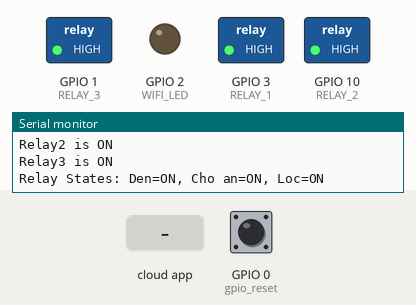
The sketch below on a simulated ESP32-S3. Parts: switched loads named in the sketch (green lamp = pin HIGH), output pins drawn as LEDs (lit = HIGH), the last lines printed to the serial monitor. The test bench sets the inputs (shaded band); at power-on: GPIO 0 (gpio_reset) HIGH. WiFi joins after 1.5 s; servers stay silent unless stated; EEPROM starts erased.

Above: at 1.2 s.
1.3 s: the phone or cloud app sets Den to 0
At 1.8 s:
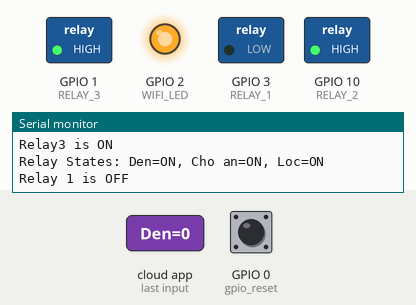
3.0 s: the phone or cloud app sets Cho.an to 0
At 4.0 s:
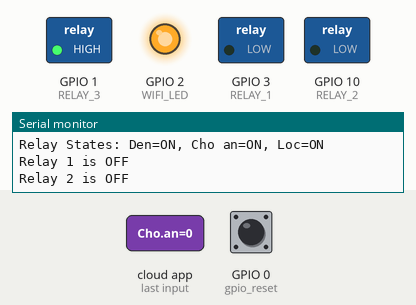
4.5 s: the phone or cloud app sets Loc to 0
At 5.1 s:
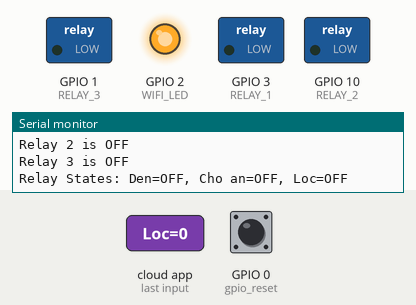
6.0 s: the phone or cloud app sets Den to 1
At 6.3 s:
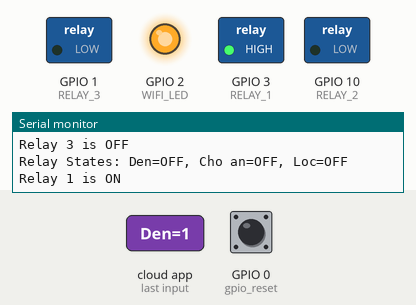
7.5 s: the phone or cloud app sets Cho.an to 1
At 8.7 s:
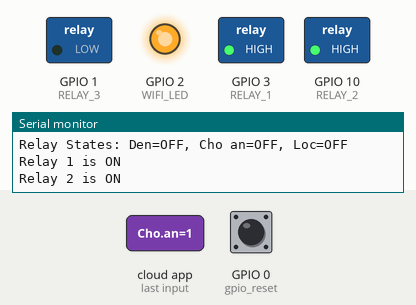
9.0 s: the phone or cloud app sets Loc to 1
At 9.8 s:
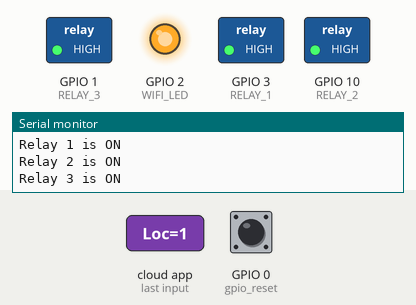
Timing chart, 0 to 11.5 s (numbered marks = the images above; inputs shaded):
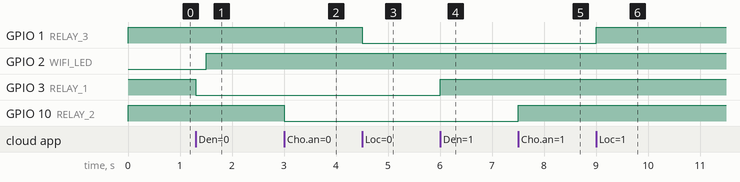

The sketch:

App_RainMarker.ino
```cpp
#include "RMaker.h"
#include "WiFi.h"
#include "WiFiProv.h"
#include <EEPROM.h>
#include <freertos/FreeRTOS.h>
#include <freertos/task.h>
#include <freertos/queue.h>

const char *service_name = "ESP_C3_Device";
const char *pop = "12345678";

#define EEPROM_SIZE 4

char device1[] = "Den";
char device2[] = "Cho an";
char device3[] = "Loc";

static uint8_t RELAY_1 = 3;
static uint8_t RELAY_2 = 10;
static uint8_t RELAY_3 = 1;
static uint8_t WIFI_LED = 2;
static uint8_t gpio_reset = 0;

bool STATE_RELAY_1 = LOW;
bool STATE_RELAY_2 = LOW;
bool STATE_RELAY_3 = LOW;

static Switch my_switch1(device1, &RELAY_1);
static Switch my_switch2(device2, &RELAY_2);
static Switch my_switch3(device3, &RELAY_3);

QueueHandle_t relayQueue;

struct RelayCommand {
  int relay_no;
  int relay_pin;
  bool status;
};

void sysProvEvent(arduino_event_t *sys_event) {
  switch (sys_event->event_id) {
    case ARDUINO_EVENT_PROV_START:
      Serial.printf("\nProvisioning Started with name \"%s\" and PoP \"%s\" on SoftAP\n", service_name, pop);
      printQR(service_name, pop, "softap");
      break;
    case ARDUINO_EVENT_WIFI_STA_CONNECTED:
      Serial.println("\nConnected to Wi-Fi!");
      digitalWrite(WIFI_LED, HIGH);
      break;
  }
}


void write_callback(Device *device, Param *param, const param_val_t val, void *priv_data, write_ctx_t *ctx) {
  const char *device_name = device->getDeviceName();
  const char *param_name = param->getParamName();
  RelayCommand cmd;


  if (strcmp(device_name, device1) == 0 && strcmp(param_name, "Power") == 0) {
    STATE_RELAY_1 = val.val.b;
    cmd = {1, RELAY_1, STATE_RELAY_1};
    xQueueSend(relayQueue, &cmd, portMAX_DELAY);
  } else if (strcmp(device_name, device2) == 0 && strcmp(param_name, "Power") == 0) {
    STATE_RELAY_2 = val.val.b;
    cmd = {2, RELAY_2, STATE_RELAY_2};
    xQueueSend(relayQueue, &cmd, portMAX_DELAY);
  } else if (strcmp(device_name, device3) == 0 && strcmp(param_name, "Power") == 0) {
    STATE_RELAY_3 = val.val.b;
    cmd = {3, RELAY_3, STATE_RELAY_3};
    xQueueSend(relayQueue, &cmd, portMAX_DELAY);
  }
}


void control_relay(int relay_no, int relay_pin, boolean status) {
  digitalWrite(relay_pin, status);
  EEPROM.write(relay_no - 1, status);
  EEPROM.commit();
  Serial.printf("Relay %d is %s\n", relay_no, status ? "ON" : "OFF");
}


void RelayControlTask(void *pvParameters) {
  RelayCommand cmd;
  while (1) {
    if (xQueueReceive(relayQueue, &cmd, portMAX_DELAY)) {
      control_relay(cmd.relay_no, cmd.relay_pin, cmd.status);
    }
  }
}

void ResetButtonTask(void *pvParameters) {
  while (1) {
    if (digitalRead(gpio_reset) == LOW) {
      vTaskDelay(100 / portTICK_PERIOD_MS);
      int startTime = millis();
      while (digitalRead(gpio_reset) == LOW) {
        vTaskDelay(50 / portTICK_PERIOD_MS);
      }
      int endTime = millis();


      if ((endTime - startTime) > 4000) {
        Serial.println("Factory Reset");
        RMakerFactoryReset(2);
      } else if ((endTime - startTime) > 3000) {
        Serial.println("WiFi Reset");
        RMakerWiFiReset(2);
      }
    }
    vTaskDelay(100 / portTICK_PERIOD_MS);
  }
}


void WiFiStatusTask(void *pvParameters) {
  while (1) {
    if (WiFi.status() != WL_CONNECTED) {
      digitalWrite(WIFI_LED, LOW);
    } else {
      digitalWrite(WIFI_LED, HIGH);
    }
    vTaskDelay(100 / portTICK_PERIOD_MS);
  }
}


void MonitorRelayTask(void *pvParameters) {
  while (1) {
    Serial.printf("Relay States: Den=%s, Cho an=%s, Loc=%s\n",
                  STATE_RELAY_1 ? "ON" : "OFF",
                  STATE_RELAY_2 ? "ON" : "OFF",
                  STATE_RELAY_3 ? "ON" : "OFF");
    vTaskDelay(5000 / portTICK_PERIOD_MS);
  }
}


void setup() {
  Serial.begin(115200);
  EEPROM.begin(EEPROM_SIZE);

  pinMode(RELAY_1, OUTPUT);
  pinMode(RELAY_2, OUTPUT);
  pinMode(RELAY_3, OUTPUT);
  pinMode(gpio_reset, INPUT_PULLUP);
  pinMode(WIFI_LED, OUTPUT);


  digitalWrite(RELAY_1, !STATE_RELAY_1);
  digitalWrite(RELAY_2, !STATE_RELAY_2);
  digitalWrite(RELAY_3, !STATE_RELAY_3);
  digitalWrite(WIFI_LED, LOW);

  relayQueue = xQueueCreate(10, sizeof(RelayCommand));
  if (relayQueue == NULL) {
    Serial.println("Failed to create queue");
    return;
  }

  Node my_node = RMaker.initNode("Tech Trends Shameer");
  my_switch1.addCb(write_callback);
  my_node.addDevice(my_switch1);
  my_node.addDevice(my_switch2);
  my_node.addDevice(my_switch3);
  my_switch2.addCb(write_callback);
  my_switch3.addCb(write_callback);


  RMaker.enableOTA(OTA_USING_PARAMS);
  RMaker.enableTZService();
  RMaker.enableSchedule();


  uint32_t chipId = 0;
  for (int i = 0; i < 17; i += 8) {
    chipId |= ((ESP.getEfuseMac() >> (40 - i)) & 0xff) << i;
  }


  Serial.printf("\nChip ID: %d Service Name: %s\n", chipId, service_name);
  Serial.println("Starting ESP RainMaker...");


  RMaker.start();
  WiFi.onEvent(sysProvEvent);


  WiFiProv.beginProvision(
    NETWORK_PROV_SCHEME_SOFTAP,
    NETWORK_PROV_SCHEME_HANDLER_NONE,
    NETWORK_PROV_SECURITY_1,
    pop,
    service_name
  );


  STATE_RELAY_1 = EEPROM.read(0);
  digitalWrite(RELAY_1, STATE_RELAY_1);
  my_switch1.updateAndReportParam(ESP_RMAKER_DEF_POWER_NAME, STATE_RELAY_1);
  Serial.printf("Relay1 is %s\n", STATE_RELAY_1 ? "ON" : "OFF");


  STATE_RELAY_2 = EEPROM.read(1);
  digitalWrite(RELAY_2, STATE_RELAY_2);
  my_switch2.updateAndReportParam(ESP_RMAKER_DEF_POWER_NAME, STATE_RELAY_2);
  Serial.printf("Relay2 is %s\n", STATE_RELAY_2 ? "ON" : "OFF");


  STATE_RELAY_3 = EEPROM.read(2);
  digitalWrite(RELAY_3, STATE_RELAY_3);
  my_switch3.updateAndReportParam(ESP_RMAKER_DEF_POWER_NAME, STATE_RELAY_3);
  Serial.printf("Relay3 is %s\n", STATE_RELAY_3 ? "ON" : "OFF");


  xTaskCreate(RelayControlTask, "RelayControlTask", 2048, NULL, 5, NULL);
  xTaskCreate(ResetButtonTask, "ResetButtonTask", 2048, NULL, 4, NULL);
  xTaskCreate(WiFiStatusTask, "WiFiStatusTask", 2048, NULL, 3, NULL);
  xTaskCreate(MonitorRelayTask, "MonitorRelayTask", 2048, NULL, 2, NULL);
}


void loop() {

}
```

Measured:
- after the input at 1.3 s, GPIO 3 (RELAY_1): HIGH → LOW at once
- after the input at 3.0 s, GPIO 10 (RELAY_2): HIGH → LOW at once
- after the input at 4.5 s, GPIO 1 (RELAY_3): HIGH → LOW at once
- after the input at 6.0 s, GPIO 3 (RELAY_1): LOW → HIGH at once
- after the input at 7.5 s, GPIO 10 (RELAY_2): LOW → HIGH at once
- after the input at 9.0 s, GPIO 1 (RELAY_3): LOW → HIGH at once
